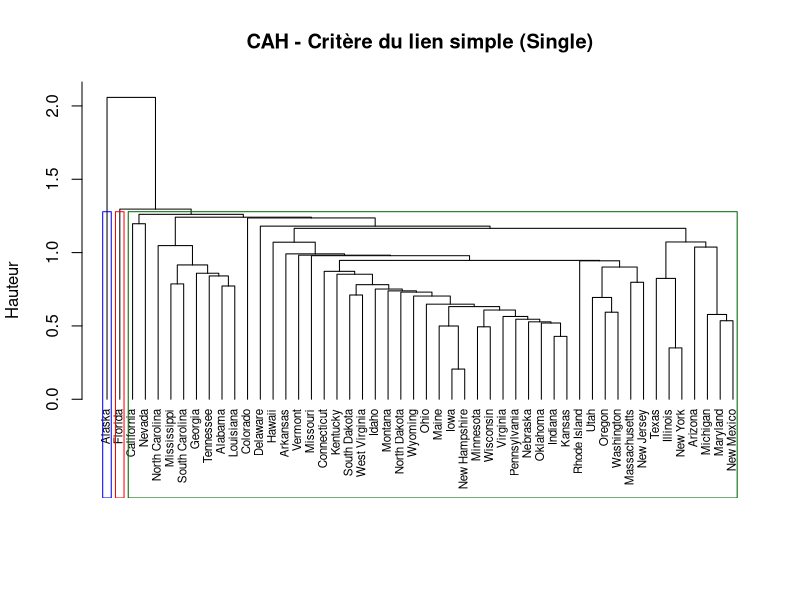
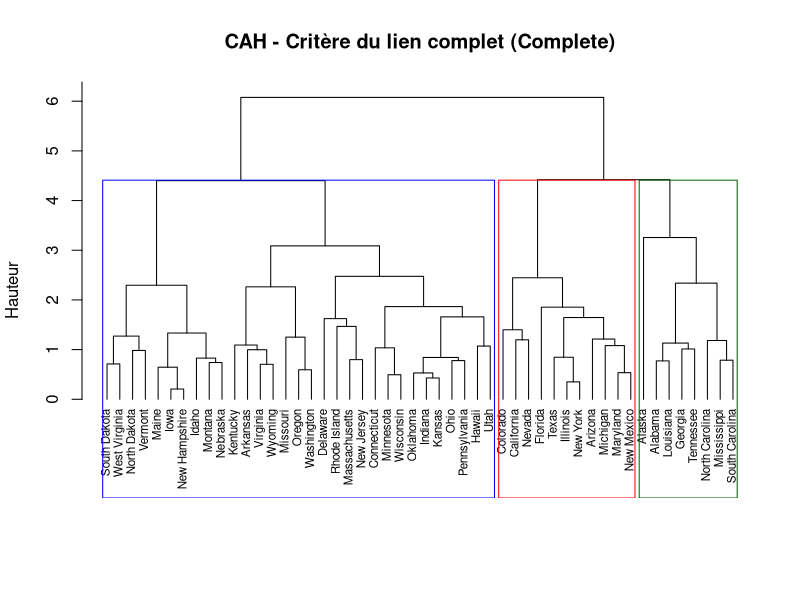
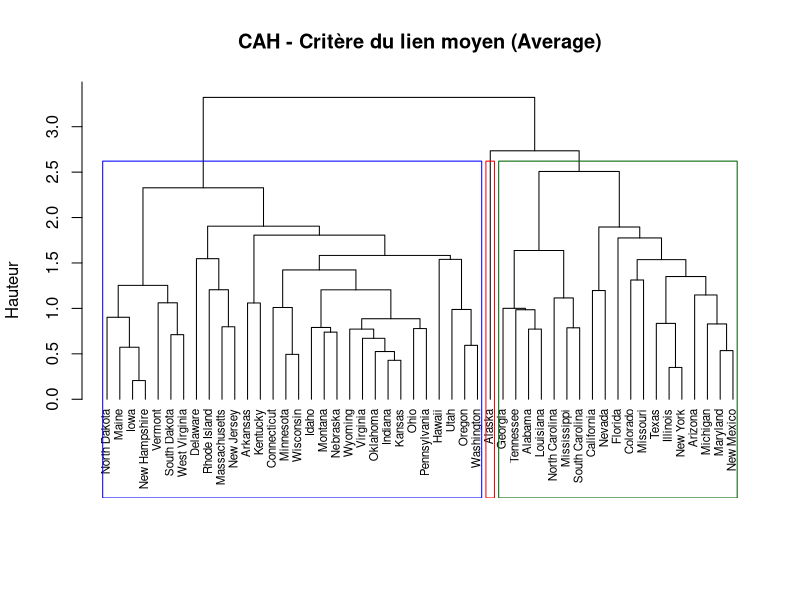
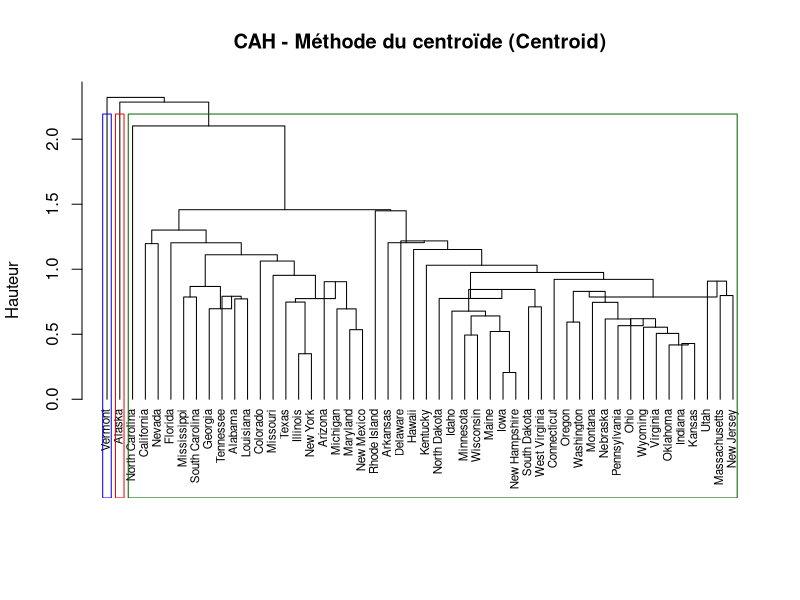
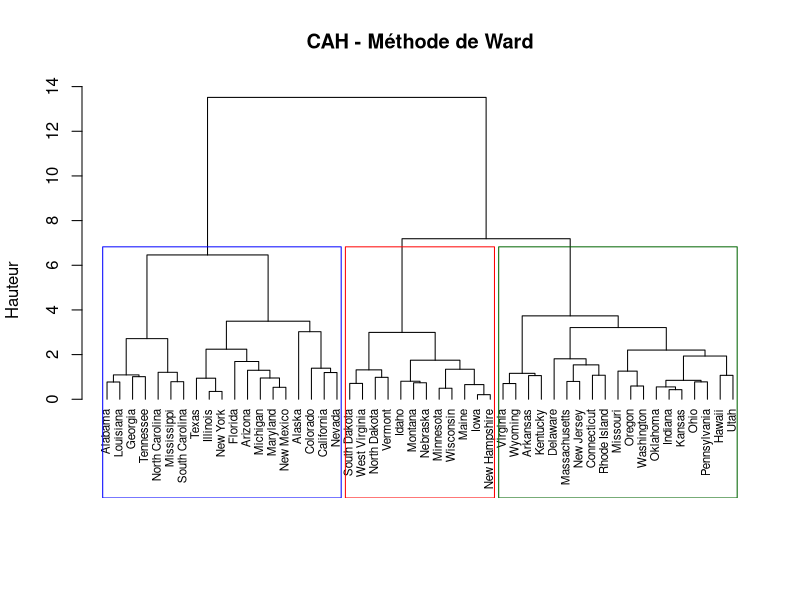

Generate these figures, in order, with R:
library(cluster)

data(USArrests)

# 6 premieres lignes
head(USArrests)

# Résumé statistique
summary(USArrests)


usa_scaled <- scale(USArrests)
delta_usa  <- dist(usa_scaled, method = "euclidean")


# Lien simple

hc_single  <- hclust(delta_usa, method = "single")
g_single   <- cutree(hc_single, k = 3)

plot(hc_single,
     main  = "CAH - Critère du lien simple (Single)",
     xlab  = "",
     sub   = "",
     ylab  = "Hauteur",
     cex   = 0.7,
     hang  = -1)
rect.hclust(hc_single, k = 3,
            border = c("blue", "red", "darkgreen"))

cat("Lien simple — effectifs :", table(g_single), "\n")


#Lien complet

hc_complete <- hclust(delta_usa, method = "complete")
g_complete  <- cutree(hc_complete, k = 3)

plot(hc_complete,
     main  = "CAH - Critère du lien complet (Complete)",
     xlab  = "",
     sub   = "",
     ylab  = "Hauteur",
     cex   = 0.7,
     hang  = -1)
rect.hclust(hc_complete, k = 3,
            border = c("blue", "red", "darkgreen"))

cat("Lien complet — effectifs :", table(g_complete), "\n")


#Lien moyen

hc_average <- hclust(delta_usa, method = "average")
g_average  <- cutree(hc_average, k = 3)

plot(hc_average,
     main  = "CAH - Critère du lien moyen (Average)",
     xlab  = "",
     sub   = "",
     ylab  = "Hauteur",
     cex   = 0.7,
     hang  = -1)
rect.hclust(hc_average, k = 3,
            border = c("blue", "red", "darkgreen"))

cat("Lien moyen — effectifs :", table(g_average), "\n")

#Centroide

hc_centroid <- hclust(delta_usa, method = "centroid")
g_centroid  <- cutree(hc_centroid, k = 3)

plot(hc_centroid,
     main  = "CAH - Méthode du centroïde (Centroid)",
     xlab  = "",
     sub   = "",
     ylab  = "Hauteur",
     cex   = 0.7,
     hang  = -1)
rect.hclust(hc_centroid, k = 3,
            border = c("blue", "red", "darkgreen"))

cat("Centroide — effectifs :", table(g_centroid), "\n")

# Detection des inversions
h   <- hc_centroid$height
inv <- which(diff(h) < 0)
if (length(inv) == 0) {
  cat("Centroide : aucune inversion.\n")
} else {
  cat("Nombre d'inversions :", length(inv), "\n")
  for (i in inv) {
    cat("  Etape", i,   ": h =", round(h[i],   4), "\n")
    cat("  Etape", i+1, ": h =", round(h[i+1], 4),
        "<-- INVERSION\n")
  }
}

#Ward

hc_ward <- hclust(delta_usa, method = "ward.D2")
g_ward  <- cutree(hc_ward, k = 3)

plot(hc_ward,
     main  = "CAH - Méthode de Ward",
     xlab  = "",
     sub   = "",
     ylab  = "Hauteur",
     cex   = 0.7,
     hang  = -1)
rect.hclust(hc_ward, k = 3,
            border = c("blue", "red", "darkgreen"))

cat("Ward — effectifs :", table(g_ward), "\n")


# TABLEAU COMPARATIF

tableau <- data.frame(
  Etat      = rownames(USArrests),
  Single    = g_single,
  Complete  = g_complete,
  Average   = g_average,
  Centroide = g_centroid,
  Ward      = g_ward
)
print(tableau)
